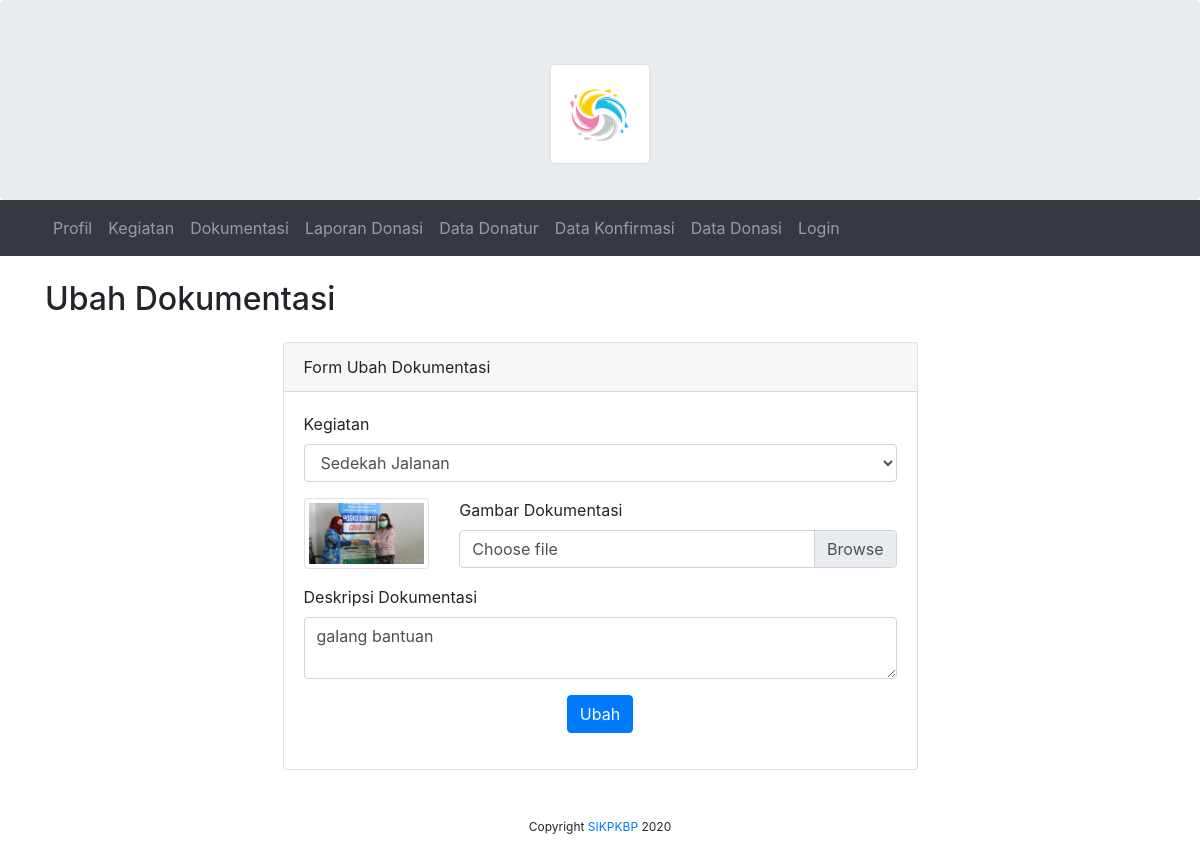
Page /admin/dokumentasi/edit/1 on the committed database.
### tables this page shows
CREATE TABLE `tbl_dokumentasi` (
  `id_dokumentasi` int(11) NOT NULL,
  `id_kegiatan` int(11) DEFAULT NULL,
  `gambar_dokumentasi` varchar(255) DEFAULT NULL,
  `deskripsi_dokumentasi` varchar(255) DEFAULT NULL,
  `time_create_dokumentasi` datetime DEFAULT NULL,
  `time_update_dokumentasi` datetime DEFAULT NULL,
  `id_users` int(11) DEFAULT NULL
);

### application/controllers/admin/Dokumentasi.php (called while the page is built, shortened)
<?php
class Dokumentasi extends CI_Controller
{
    public function edit($id)
    {
        $data = [
            'title' => 'SISTEM INFORMASI KEGIATAN DAN PENGELOLAAN KOMUNITAS BENANG PUTIH',
            'users' => $this->db->get_where('tbl_users', ['email' => $this->session->userdata('email')])->row_array(),
            'kegiatan' => $this->db->get('tbl_kegiatan')->result_array(),
            'dokumentasi' => $this->db->get_where('tbl_dokumentasi', ['id_dokumentasi' => $id])->row_array()
        ];
        $this->form_validation->set_rules('deskripsi_dokumentasi', 'deskripsi', 'required');
        if ($this->form_validation->run() == false) {
            $this->load->view('templates/header', $data);
            $this->load->view('templates/navbar_admin');
            $this->load->view('admin/dokumentasi/edit');
            $this->load->view('templates/footer');
        }
    }
}

### index.php (called while the page is built, shortened)
<?php
require_once BASEPATH.'core/CodeIgniter.php';

### application/views/admin/dokumentasi/edit.php (the view, shortened to what this page needs)
<div class="container mt-4">
    <div class="row">
        <div class="col-sm-6">
            <h2>Ubah Dokumentasi</h2>
        </div>
    </div>
    <div class="row mt-3 justify-content-center mb-5">
        <div class="col-sm-7">
            <div class="card">
                <div class="card-header">
                    Form Ubah Dokumentasi
                </div>
                <div class="card-body">
                    <form action="<?= base_url('admin/dokumentasi/edit/' . $dokumentasi['id_dokumentasi']); ?>" method="POST" enctype="multipart/form-data">
                        <div class="form-group">
                            <label for="id_kegiatan">Kegiatan</label>
                            <select class="form-control" id="id_kegiatan" name="id_kegiatan">
                                <?php foreach ($kegiatan as $data) : ?>
                                    <option value="<?= $data['id_kegiatan']; ?>"><?= $data['nama_kegiatan']; ?></option>
                                <?php endforeach; ?>
                            </select>
                        </div>
                        <div class="form-group">
                            <div class="row">
                                <div class="col-sm-3">
                                    <img class="img-thumbnail" src="<?= base_url('assets/img/dokumentasi/' . $dokumentasi['gambar_dokumentasi']); ?>" alt="">
                                </div>
                                <div class="col-sm-9">
                                    <label for="gambar_dokumentasi">Gambar Dokumentasi</label>
                                    <div class="custom-file">
                                        <label class="custom-file-label" for="gambar_dokumentasi">Choose file</label>
                                    </div>
                                </div>
                            </div>
                        </div>
                        <div class="form-group">
                            <label for="deskripsi_dokumentasi">Deskripsi Dokumentasi</label>
                            <textarea name="deskripsi_dokumentasi" id="deskripsi_dokumentasi" class="form-control" required><?= $dokumentasi['deskripsi_dokumentasi']; ?></textarea>
                        </div>
                        <div class="form-group text-center">
                            <button type="submit" class="btn btn-primary">Ubah</button>
                        </div>
                    </form>
                </div>
            </div>
        </div>
    </div>
</div>

### rows in the picture
tbl_dokumentasi: gambar_dokumentasi (picture), deskripsi_dokumentasi "galang bantuan"

### other values in the picture
form field id_kegiatan "Sedekah Jalanan"
